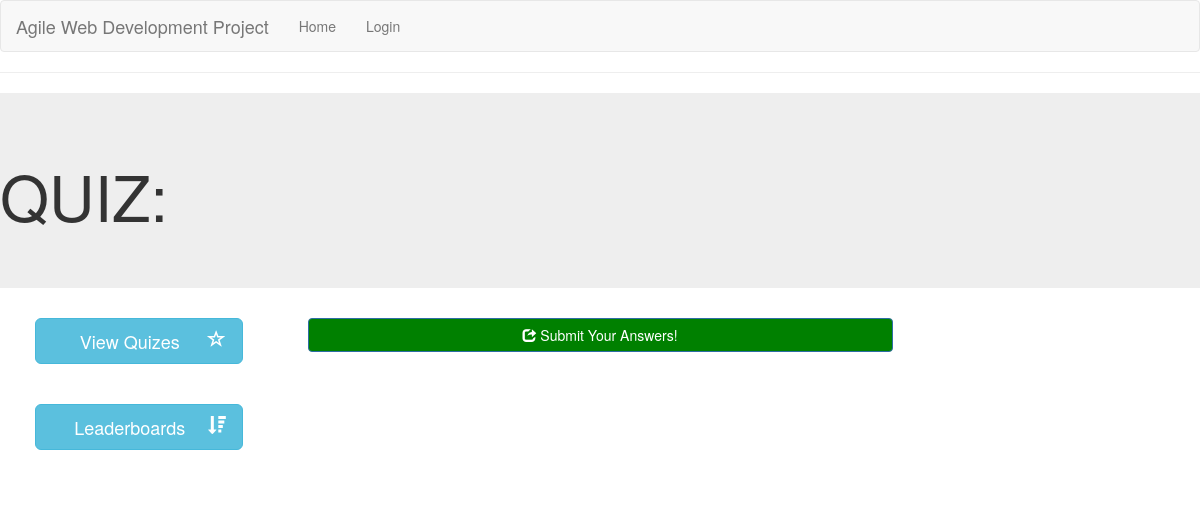
Before: /take_quiz?quiz=2 with the older database file.
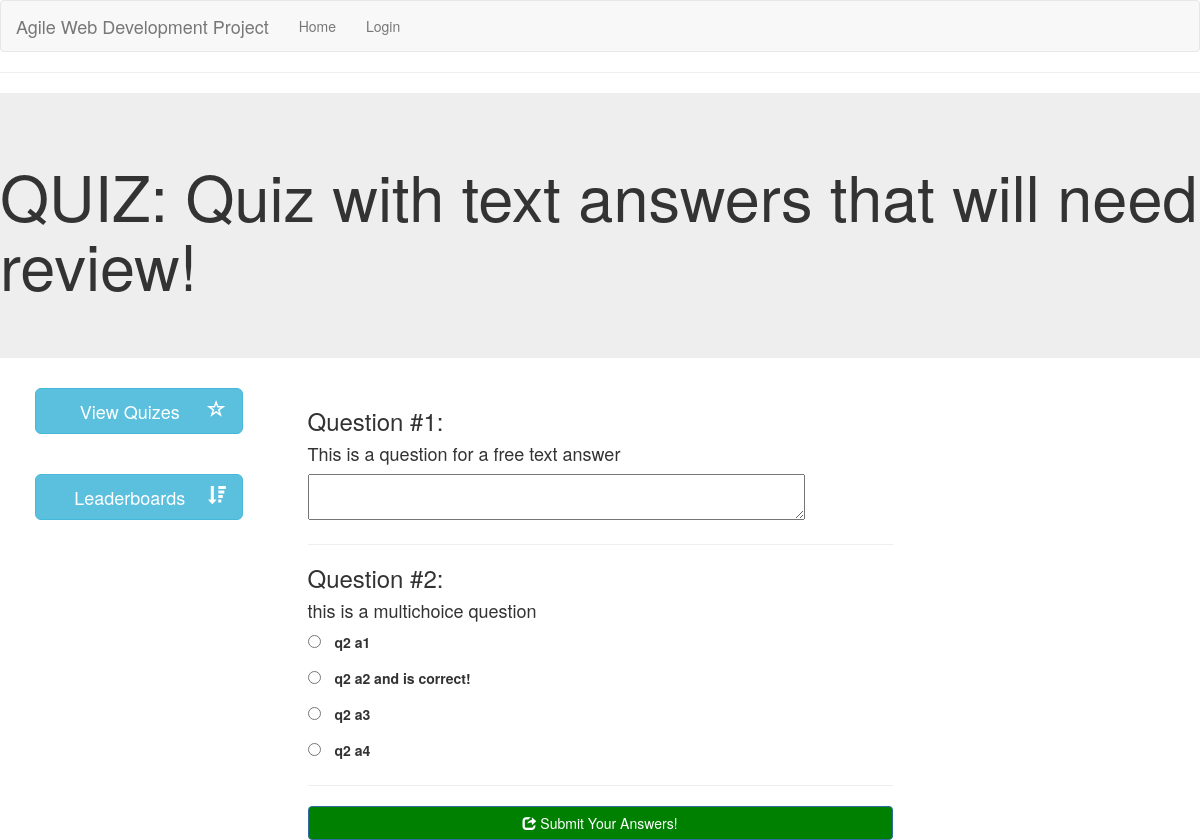
After: the same page with the newer database file.
### app/models.py (models this page shows, shortened)
class Qset(db.Model):
    id = db.Column(db.Integer, primary_key=True)
    title = db.Column(db.String(128))
    is_active = db.Column(db.Boolean)

class Question(db.Model):
    id = db.Column(db.Integer, primary_key=True)
    qset_id = db.Column(db.Integer, db.ForeignKey('qset.id'))
    question = db.Column(db.String(256))
    is_multichoice = db.Column(db.Boolean)

class Multichoice(db.Model):
    id = db.Column(db.Integer, primary_key=True)
    question_id = db.Column(db.Integer, db.ForeignKey('question.id'))
    answer_selection = db.Column(db.String(128))
    is_correct = db.Column(db.Boolean)

### app/routes.py (the view, shortened to what this page needs)
@app.route('/take_quiz', methods=['GET', 'POST'])
def take_quiz():
    user_id = current_user.get_id()
    qset_id = request.args.get('quiz')
    qset = Qset.query.filter_by(id=qset_id).first()
    questions = Question.query.filter_by(qset_id=int(qset_id)).all()
    multichoice = []
    for q in questions:
        if q.get_multichoice:
            multichoice.append(Multichoice.query.filter_by(question_id=q.id).all())
    form = TakeQuizForm()
    review_flag = False
    i = 0
    return render_template('render_quiz.html', title='Take this Quiz', quiz=qset, questions=questions, multichoice=multichoice, form=form)

### app/forms.py
class TakeQuizForm(FlaskForm):
    class Meta:
        csrf = False
    answer_for_q = FieldList(FormField(TakeQuizAnswerForm), min_entries=1, validators=None)
    submit = SubmitField('Submit Your Answers!')

class TakeQuizAnswerForm(FlaskForm):
    class Meta:
        csrf = False
    answer = StringField('Answer', validators=[DataRequired()])

### app/templates/render_quiz.html
{% extends "base.html" %}
{% block content %}
<div class="jumbotron">
    <h1>QUIZ: {{ quiz.title }}</h1>
</div>
{% set count_q = namespace(value=1) %}
{% set count = namespace(value=0) %}
<div class="row">
    <div class="col-sm-3">
        {% include 'side_menu.html' %}
    </div>
    <div class="col-sm-6">
        <form action="" method="post" novalidate>
            {% for q in questions %}
                <h3>Question #{{ count_q.value }}:</h3>
                <h4>{{ q.question }}</h3>
                {% if q.is_multichoice %}
                    {% set count_mc = namespace(value=0) %}
                    {% for q in multichoice[count.value] %}
                        <p><input type="radio" name="answer_for_q-{{ count.value }}-answer", value="{{ q.id }}">
                            <label style='margin-left: 10px;'>{{ q.answer_selection }}</label></p>
                        {% set count_mc.value = count_mc.value + 1 %}
                    {% endfor %}
                {% else %}
                    <textarea style="width: 85%;" name="answer_for_q-{{ count.value }}-answer"></textarea>
                {% endif %}
                <hr>
                {% set count.value = count.value + 1 %}
                {% set count_q.value = count_q.value + 1 %}
            {% endfor %}
            <button class="btn btn-primary btn-block" style="background-color: green;">
            <span class="glyphicon glyphicon-share"></span> Submit Your Answers!</button>
        </form>
    </div>
    <div class="col-sm-3">
    </div>
</div>
{% endblock %}

Changed rows visible on the page:
added Qset: title "Quiz with text answers that will need review!"
added Question: value "1", question "This is a question for a free text answer"
added Question: value "2", question "this is a multichoice question"
added Multichoice: answer_selection "q2 a1"
added Multichoice: answer_selection "q2 a2 and is correct!"
added Multichoice: answer_selection "q2 a3"
added Multichoice: answer_selection "q2 a4"
